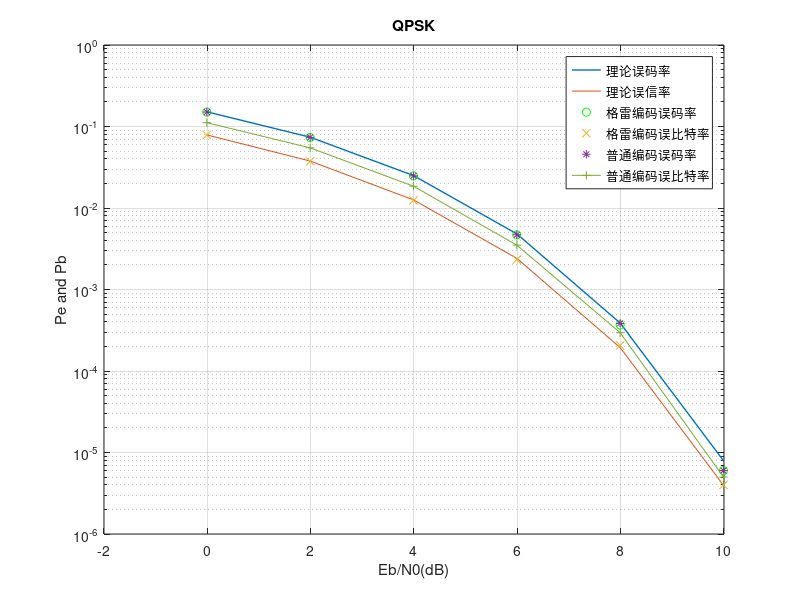

The MATLAB source for this figure:
clear all;
close all;
clc;

%% 理论值
SNR_dB = 3:2:13;
% 比特信噪比
EbN0dB = SNR_dB - 10*log10(2);
SNR = 10.^(SNR_dB/10);
Pe = 1 - (1- 0.5*erfc(sqrt(SNR/2))).^2;
Pb = 0.5*erfc(sqrt(SNR/2));
semilogy(EbN0dB, Pe, 'LineWidth', 1)
hold on
semilogy(EbN0dB, Pb)
%% 仿真
% 产生双极性不归零基带信号

N = 1000000;
base = (sign(randn(1, N)) + 1) / 2;
b = reshape(base, [2 N/2]);
a = b(1, :); % I 路
b = b(2, :); % Q 路
%%%%%% Gray %%%%%%%%%%
%       00
%     10  01
%       11
%%%%%%%%%%%%%%%%%%%%%%
% Gray 映射
a_double_gray = sign(b - 0.5);
b_double_gray = -1*sign(a - 0.5);
% 非 Gray 映射
b_double_normal = -1*sign(a - 0.5);
a_double_normal = double(a == b);
a_double_normal = sign(a_double_normal - 0.5);
% 信号变换 转双极性
% 还是令 Eb = 1 每条支路 a = 1 得到噪声的相对方差
% a_double = sign(a - 0.5);
% b_double = sign(b - 0.5);
% 两个支路功率平均分配 信噪比降为一半
sigma = sqrt(1./SNR);
noise_a = randn(1, N/2);
noise_b = randn(1, N/2);
ser = zeros(1, length(SNR_dB));
ber = zeros(1, length(SNR_dB));
decode_a = zeros(1, N/2);
decode_b = zeros(1, N/2);

ser2 = zeros(1, length(SNR_dB));
ber2 = zeros(1, length(SNR_dB));

ser_ng = zeros(1, length(SNR_dB));
ber_ng = zeros(1, length(SNR_dB));
for i = 1:length(SNR_dB)
    %% gray
    % I 路
    ra = a_double_gray + sigma(i)*noise_a; % 接收
    decided_a = sign(ra);             % 判决
    err_a = abs(a_double_gray-decided_a)/2;
    be_a = sum(err_a);   % 误码数

    % Q 路
    rb = b_double_gray + sigma(i)*noise_b; % 接收
    decided_b = sign(rb);             % 判决
    err_b = abs(b_double_gray-decided_b)/2;
    be_b = sum(err_b);   % 误码数
    
    % 合计
    ber(i) = (be_a + be_b) / N; % bit error
    err_c = (sign(err_a + err_b - 0.5) + 1) / 2;
    ce = sum(err_c); % 误码数
    ser(i) = ce / (N / 2); % 误码率
    
    % 另一种计算 gray
    decode_a = double(decided_b == -1);
    decode_b = double(decided_a == 1);
    err_a2 = double(decode_a ~= a);
    err_b2 = double(decode_b ~= b);
    err_s2 = (sign(err_a2 + err_b2 - 0.5) + 1) / 2;
    ber2(i) = sum(err_a2) / N *2;
    ser2(i) = sum(err_s2)/N*2;
    
    %% 非 Gray
    ra_ng = a_double_normal + sigma(i)*noise_a;
    rb_ng = b_double_normal + sigma(i)*noise_b;
    decided_a_ng = sign(ra_ng);             % 判决
    decided_b_ng = sign(rb_ng);             % 判决
    decode_a_ng = double(decided_b_ng == -1);
    decode_b_ng = double(decided_a_ng ~= decided_b_ng);
    err_a_ng = double(decode_a_ng ~= a);
    err_b_ng = double(decode_b_ng ~= b);
    err_s_ng = (sign(err_a_ng + err_b_ng - 0.5) + 1) / 2;
    ber_ng(i) = sum(err_a_ng + err_b_ng) / N;
    ser_ng(i) = sum(err_s_ng)/N*2;
end

semilogy(EbN0dB, ser2, 'go')
hold on
semilogy(EbN0dB, ber2, 'x')
hold on
semilogy(EbN0dB, ser_ng, '*')
hold on
semilogy(EbN0dB, ber_ng, '+-')
legend('理论误码率','理论误信率', '格雷编码误码率', '格雷编码误比特率', '普通编码误码率', '普通编码误比特率')
grid on
title('QPSK')
xlabel('Eb/N0(dB)')
ylabel('Pe and Pb')






